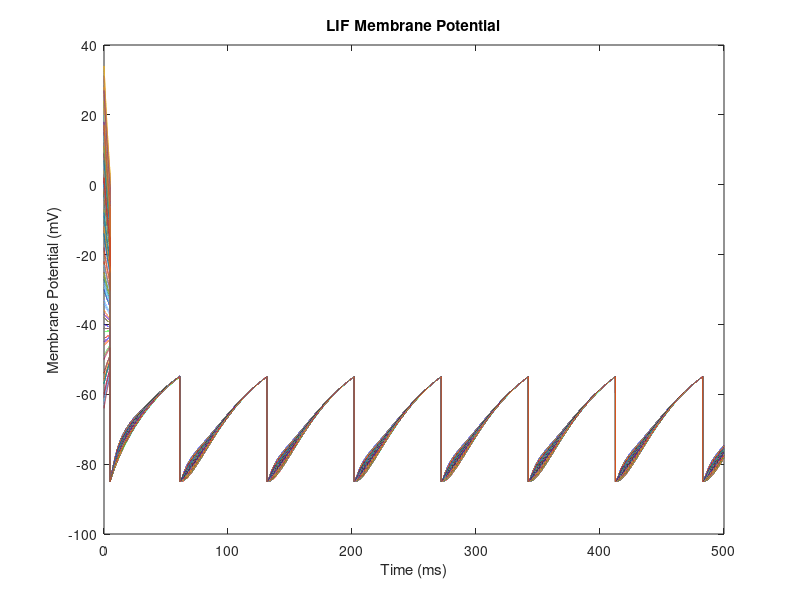

Write the MATLAB code that produced this figure. (Note: a time limit stopped this script after it produced the figure.)
%LIF forward euler simulation
%by Jonathan Gornet
%Last update: 7/31/2017

%need to make into a function

%--------------------------------------------------------------------------
%Simulation Parameters
SimTime     = 500;    %Simulation Time
TimeLength  = 100000; %Time Steps
TimeSpace   = linspace(0,SimTime,TimeLength);  %Time Space
dt          = TimeSpace(2); %differential
PopNum      = 100;    %Population of neurons

%--------------------------------------------------------------------------
%Simulation Variables
V           = -65.*ones(PopNum,TimeLength) + randi([0,100],[PopNum,1]); %Membrane Potential

a_e         = zeros(PopNum,TimeLength); %a term of alpha synapse
b_e         = zeros(PopNum,TimeLength); %b term of alpha synapse
g_e         = zeros(PopNum,TimeLength); %conductance of synapse

a_i         = zeros(PopNum,TimeLength); %a term of alpha synapse
b_i         = zeros(PopNum,TimeLength); %b term of alpha synapse
g_i         = zeros(PopNum,TimeLength); %conductance of synapse

a           = zeros(PopNum,TimeLength); %adaptation

%--------------------------------------------------------------------------
%Simulation Parameters
%LIF Parameters
E_L         = -65;   %Reversal potential
g_L         = 30.0;  %conductance
C           = 281.0; %capacitance
I_e         = 700;   %current
V_th        = -55;   %spike threshhold
V_spike     = -30;   %spike release
V_reset     = -85;   %reset value

%--------------------------------------------------------------------------
%Excitatory Synapse Parameters
tau_e       = 10;    %time constance of excitatory synapse
E_e         = 0;     %Excitatory reversal potential

%--------------------------------------------------------------------------
%Inhibitory Synapse Parameters
tau_i       = 10;    %time constance of inhibitory synapse
E_i         = -80;   %Inhibitory reversal potential

%--------------------------------------------------------------------------
%Weight Matrices
E_mat = randi([0,1000],[PopNum,1]);  %Excitatory Weights, needs work
I_mat = randi([0,1000],[PopNum,1]);  %Inhibitory Weights, needs work

%--------------------------------------------------------------------------
%Adaptation
adapt = 1000.*ones(PopNum,1);    %Threshhold adaptation
tau_a = 50;                      %adaptation time constant
%%

for t=1:TimeLength

%forward euler method 

%differential   prior value    LIF Equation                   excitatory synapse           inhibitory synapse            adaptation   current
V(:,t+1)        = V(:,t)        + (-g_L.*(V(:,t) - E_L)./C   + -g_e(:,t).*(V(:,t)-E_e)./C  + -g_i(:,t).*(V(:,t)-E_i)./C + -a(:,t)./C + I_e./C).*dt;

%--------------------------------------------------------------------------

%alpha synapses, excitatory
a_e(:,t+1)      = a_e(:,t)      + -a_e(:,t).*dt./tau_e;
b_e(:,t+1)      = b_e(:,t)      + -b_e(:,t).*dt;

%conductance term
g_e(:,t+1)      = (a_e(:,t) - b_e(:,t)).*dt;

%--------------------------------------------------------------------------

%alpha synapses, excitatory
a_i(:,t+1)      = a_i(:,t)      + -a_i(:,t).*dt./tau_i;
b_i(:,t+1)      = b_i(:,t)      + -b_i(:,t).*dt;

%conductance term
g_i(:,t+1)      = (a_i(:,t) - b_i(:,t)).*dt;

%--------------------------------------------------------------------------

%adaptation
a(:,t+1)        = a(:,t)   + -a(:,t).*dt./tau_a;

%--------------------------------------------------------------------------

if V(:,t) > V_th

%V(:,t)     = V_spike;
V(:,t+1)   = V_reset;

%excitory synapse
a_e(:,t+1)  = a_e(:,t+1) + E_mat;
b_e(:,t+1)  = b_e(:,t+1) + E_mat;

%inhibitory synapse
a_i(:,t+1)  = a_i(:,t+1) + I_mat;
b_i(:,t+1)  = b_i(:,t+1) + I_mat;

%adaptation
a(:,t+1)    = a(:,t+1)   + adapt;

end

%--------------------------------------------------------------------------

end

%%
figure
plot(linspace(0,SimTime,TimeLength + 1),V)
xlabel('Time (ms)');ylabel('Membrane Potential (mV)');title('LIF Membrane Potential');

figure
plot(linspace(0,SimTime,TimeLength + 1),g_e,'b')
hold on
plot(linspace(0,SimTime,TimeLength + 1),g_i,'r')
xlabel('Time (ms)');ylabel('Conductance (S/cm^2)?)');title('LIF Conductance');

figure
plot(linspace(0,SimTime,TimeLength + 1),a,'b')
xlabel('Time (ms)');ylabel('Adaptation (pA)');title('LIF Adaptation');
